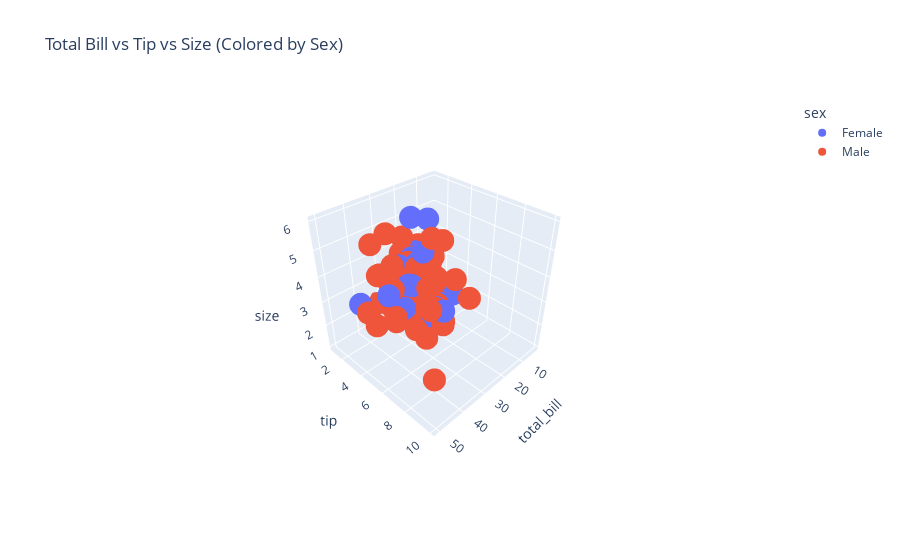

Notebook cell for this chart:
### Code cell
# 3D Scatter Plot with Color Mapping: Total Bill vs Tip vs Size
fig_3d_colored = px.scatter_3d(tips, x="total_bill", y="tip", z="size", color="sex",
                               title="Total Bill vs Tip vs Size (Colored by Sex)")
fig_3d_colored.show()

### Figure 1 — Plotly figure (JSON) as saved in the notebook; plotly's stock layout.template omitted (floating-point values rounded to 4 significant figures; data arrays with more than 128 entries replaced by an {"elided": "..."} marker saying what was removed)
{"data": [{"hovertemplate": "sex=Female<br>total_bill=%{x}<br>tip=%{y}<br>size=%{z}<extra></extra>", "legendgroup": "Female", "marker": {"color": "#636efa", "symbol": "circle"}, "mode": "markers", "name": "Female", "scene": "scene", "showlegend": true, "type": "scatter3d", "visible": true, "x": [16.99, 24.59, 35.26, 14.83, 10.33, 16.97, 20.29, 15.77, 19.65, 15.06, 20.69, 16.93, 10.29, 34.81, 26.41, 16.45, 3.07, 17.07, 26.86, 25.28, 14.73, 10.07, 34.83, 5.75, 16.32, 22.75, 11.35, 15.38, 44.3, 22.42, 20.92, 14.31, 7.25, 25.71, 17.31, 10.65, 12.43, 24.08, 13.42, 12.48, 29.8, 14.52, 11.38, 20.27, 11.17, 12.26, 18.26, 8.51, 10.33, 14.15, 13.16, 17.47, 27.05, 16.43, 8.35, 18.64, 11.87, 29.85, 25, 13.39, 16.21, 17.51, 10.59, 10.63, 9.6, 20.9, 18.15, 19.81, 43.11, 13, 12.74, 13, 16.4, 16.47, 12.76, 13.27, 28.17, 12.9, 30.14, 13.42, 15.98, 16.27, 10.09, 22.12, 35.83, 27.18, 18.78], "y": [1.01, 3.61, 5, 3.02, 1.67, 3.5, 2.75, 2.23, 3, 3, 2.45, 3.07, 2.6, 5.2, 1.5, 2.47, 1, 3, 3.14, 5, 2.2, 1.83, 5.17, 1, 4.3, 3.25, 2.5, 3, 2.5, 3.48, 4.08, 4, 1, 4, 3.5, 1.5, 1.8, 2.92, 1.68, 2.52, 4.2, 2, 2, 2.83, 1.5, 2, 3.25, 1.25, 2, 2, 2.75, 3.5, 5, 2.3, 1.5, 1.36, 1.63, 5.14, 3.75, 2.61, 2, 3, 1.61, 2, 4, 3.5, 3.5, 4.19, 5, 2, 2.01, 2, 2.5, 3.23, 2.23, 2.5, 6.5, 1.1, 3.09, 3.48, 3, 2.5, 2, 2.88, 4.67, 2, 3], "z": [2, 4, 4, 2, 3, 3, 2, 2, 2, 2, 4, 3, 2, 4, 2, 2, 1, 3, 2, 2, 2, 1, 4, 2, 2, 2, 2, 2, 3, 2, 2, 2, 1, 3, 2, 2, 2, 4, 2, 2, 6, 2, 2, 2, 2, 2, 2, 2, 2, 2, 2, 2, 6, 2, 2, 3, 2, 5, 4, 2, 3, 2, 2, 2, 2, 3, 3, 2, 4, 2, 2, 2, 2, 3, 2, 2, 3, 2, 4, 2, 3, 2, 2, 2, 3, 2, 2]}, {"hovertemplate": "sex=Male<br>total_bill=%{x}<br>tip=%{y}<br>size=%{z}<extra></extra>", "legendgroup": "Male", "marker": {"color": "#EF553B", "symbol": "circle"}, "mode": "markers", "name": "Male", "scene": "scene", "showlegend": true, "type": "scatter3d", "visible": true, "x": {"elided": "157 float values"}, "y": {"elided": "157 float values"}, "z": {"elided": "157 int values"}}], "layout": {"autosize": true, "legend": {"title": {"text": "sex"}, "tracegroupgap": 0}, "scene": {"aspectmode": "auto", "aspectratio": {"x": 1, "y": 1, "z": 1}, "camera": {"center": {"x": 0, "y": 0, "z": 0}, "eye": {"x": 1.644, "y": 1.644, "z": 1.644}, "projection": {"type": "perspective"}, "up": {"x": 0, "y": 0, "z": 1}}, "domain": {"x": [0, 1], "y": [0, 1]}, "xaxis": {"title": {"text": "total_bill"}, "type": "linear"}, "yaxis": {"title": {"text": "tip"}, "type": "linear"}, "zaxis": {"title": {"text": "size"}, "type": "linear"}}, "title": {"text": "Total Bill vs Tip vs Size (Colored by Sex)"}}}
